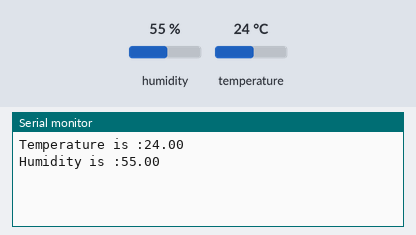
Recording of a sketch running on a simulated Arduino Uno, built with avr-gcc and run on an emulated ATmega328P. Shown: the last lines printed to the serial monitor. Inputs (shaded band) come from the test bench; at power-on: humidity 55 %, temperature 24 °C.

Above: at 1.7 s.
1.8 s: humidity set to 22 %
At 3.0 s:
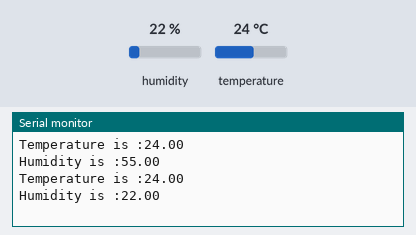
4.5 s: temperature set to 12 °C
At 5.4 s:
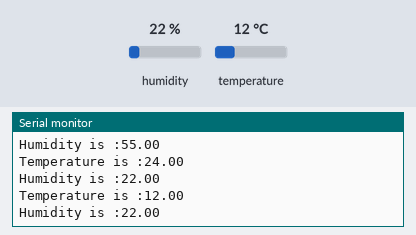
7.2 s: humidity set to 40 %
At 9.0 s:
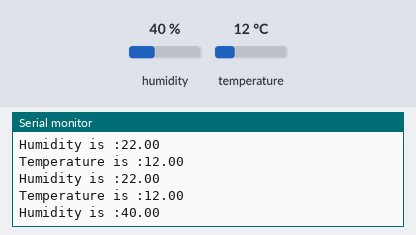
Timing chart, 0 to 10.5 s (numbered marks = the images above; inputs shaded):
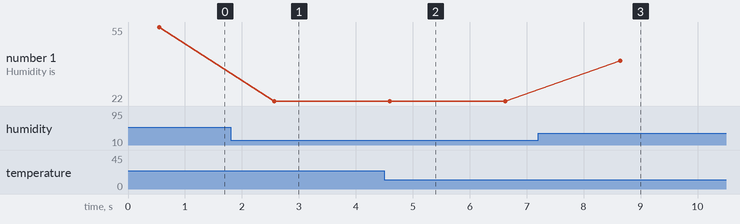

The sketch:

dht.ino
```cpp
#include <dht.h>
dht dht1;
void setup(){
  Serial.begin(9600);
  delay(500);
}

void loop(){
  dht1.read11(7);
  Serial.print("Temperature is :");
  Serial.println(dht1.temperature);
  Serial.print("Humidity is :");
  Serial.println(dht1.humidity);
  delay(2000);
}
```

Measured:
- after the input at 1.8 s, the serial monitor: prints a new line after 0.77 s (image 1)
- after the input at 4.5 s, the serial monitor: prints a new line after 0.07 s (image 2)
- after the input at 7.2 s, the serial monitor: prints a new line after 1.4 s (image 3)
- plotted number 1: 55 → 22 after the input at 1.8 s, 22 → 40 after the input at 7.2 s
